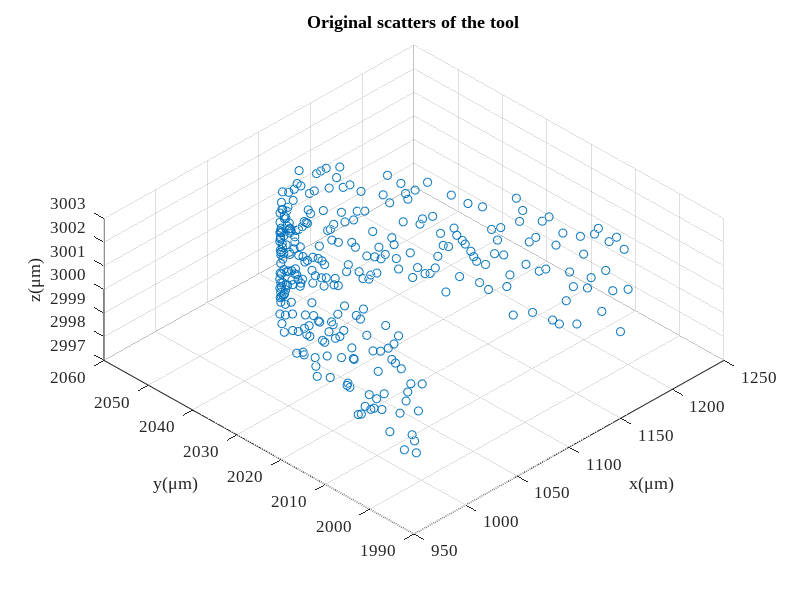

This figure's MATLAB source: (Note: this script raises an error after producing the figure.)
% 给定刀具波纹度拟合曲线和已加工曲面拟合曲线，给定残高，求各个刀位点的切宽
% 方案：先求切宽和残高的定量关系；然后考虑如何移动各个刀位点，微调来获得所要求的残高
if true
    close all;
    clear; clc;
    addpath(genpath('funcs'));
    
    % global variables
    % global textFontSize textFontType unit fitMethod paramMethod;
    workspaceDir = 'workspace/20220925-contrast/nagayama_concentric';
    fitMethod = 'Levenberg-Marquardt';
    paramMethod = 'centripetal';
    unit = '\mum';
    textFontSize = 12;
    textFontType = 'Times New Roman';
end

%% simulation initialization
debug = 3;
switch debug
    case 2 % 2D tool profile simulation
        cx0 = 0*1000; % unit: mu m
        cy0 = 0*1000; % unit: mu m
        r0 = 0.1*1000; % unit: mu m
        noise = 0.03;
        zNoise = 0.01;
        theta = linspace(0,2*pi/3,200);
        r = r0*(1 - noise + 2*noise*rand(1,length(theta)));
        toolOri(1,:) = r.*cos(theta) + cx0;
        toolOri(2,:) = r.*sin(theta) + cy0;
        toolOri(3,:) = zeros(1,length(theta));
        rmse0 = sqrt(...
                    sum(...
                        ((toolOri(1,:) - cx0).^2 + (toolOri(2,:) - cy0).^2 - r0^2).^2) ...
                /length(theta));
        clear theta r;
    case 3 % 3D tool profile simulation
        cx0 = 1*1000; % unit:mu m
        cy0 = 2*1000; % unit:mu m
        cz0 = 3*1000; % unit:mu m
        r0 = 0.1*1000; % unit:mu m
        openAng = pi/3; % unit: rad
        edgePV = 200; % low-frequency error
        k = -edgePV/openAng;
        noise = r0*5e-3; % mid-frequency error
        zNoise = r0*0.05; % data pre-processing error
        theta = linspace(0,openAng,300);
        r = r0 + edgePV/2 + k*theta + (noise*rand(1,length(theta)) - 0.5*noise);
        toolOri(1,:) = cx0 + r.*cos(theta);
        toolOri(2,:) = cy0 + r.*sin(theta);
        toolOri(3,:) = cz0 + (zNoise*rand(1,length(theta)) - 0.5*zNoise);
        rmse0 = sqrt( ...
            sum((toolOri - ndgrid([cx0;cy0;cz0],1:length(theta)).^2),2) ...
            /length(theta));
        clear theta r;
    otherwise
        toolInput = inputdlg({'Tool fitting method','Tool parameterization method', ...
            'Unit','Font type in figure','Font size in figure'}, ...
            'Tool Processing Input', ...
            [1 20; 1 20; 1 20; 1 20; 1 20], ...
            {'Levenberg-Marquardt','centripetal','\mu m','Times New Roman','14'}, ...
            'WindowStyle');
        fitMethod = toolInput{1};
        paramMethod = toolInput{2};
        unit = toolInput{3};
        textFontType = toolInput{4};
        textFontSize = str2double(toolInput{5});
        % tool measurement file loading
        [fileName,dirName] = uigetfile({ ...
            '*.mat','MAT-files(*.mat)'; ...
            '*.txt','text-files(*.txt)'; ...
            '*.*','all files(*.*)'...
            }, ...
            'Select one tool tip measurement data', ...
            'Tool\', ...
            'MultiSelect','off');
        pathName = fullfile(dirName,fileName);
        dataOri = load(pathName); % load from file, n*2 matrix
        % data pre-processing
        toolOri = dataOri;
end

f1 = figure('Name','Original Scatters of the Tool');
% set(0,"Units","centimeters");
% winSize = get(0,"ScreenSize");
% set(gcf,"Units","centimeters");
% figSize = get(gcf,"Position");
% set(gcf,"Position",[(winSize(3) - figSize(3))/2,(winSize(4) - figSize(4))/2, ...
%     8.3,figSize(4)/figSize(3)*8.3]);
scatter3(toolOri(1,:),toolOri(2,:),toolOri(3,:));
hold on; grid on;
% axis equal;
set(gca,'FontSize',textFontSize,'FontName',textFontType);
xlabel(['x(',unit,')']);
ylabel(['y(',unit,')']);
zlabel(['z(',unit,')']);
title('Original scatters of the tool');
view(-45,60);
clear theta theta1 theta2;

%% 由(x,y)图获得刃口圆心半径以及波纹度函数
nCPts = size(toolOri,2);
[radius,openAngle,toolFit] = toolFit3D(toolOri,fitMethod);

% plot the fitting results
f2 = figure('Name','Tool Sharpness Fitting Result');
xLim = 1.1*max(toolFit(1,:));
quiver(-xLim,0,2*xLim,0,'AutoScale','off','Color',[0,0,0],'MaxHeadSize',0.1); % X axis
hold on;
text(0.9*xLim,-.05*radius,'x');
quiver(0,-0.2*radius,0,1.3*radius,'AutoScale','off','Color',[0,0,0],'MaxHeadSize',0.1); % Y axis
text(0.05*xLim,1.05*radius,'y');
plot(toolFit(1,:),toolFit(2,:),'Color',[0,0.45,0.74],'LineWidth',0.75); % tool edge scatters
theta = (pi/2 - openAngle/2):0.01:(pi/2 + openAngle/2);
xtmp = radius*cos(theta);
ytmp = radius*sin(theta);
plot(xtmp,ytmp,'Color',[0.85,0.33,0.10],'LineWidth',1,'LineStyle','--'); % tool edge circle
scatter(0,0,'MarkerFaceColor',[0.85,0.33,0.10],'MarkerEdgeColor',[0.85,0.33,0.10]); % tool edge center
quiver(0,0,0,0.5*radius,'AutoScale','off','Color',[0.93,0.69,0.13], ...
    'LineWidth',2.5,'MaxHeadSize',0.3); % tool edge normal
line([0,xtmp(1)],[0,ytmp(1)],'LineStyle','--','Color',[0.85,0.33,0.10]);
line([0,xtmp(end)],[0,ytmp(end)],'LineStyle','--','Color',[0.85,0.33,0.10]);
% xlim([-1.1*xLim,1.1*xLim]);
axis equal;
% set(gca,'TickLabelInterpreter','tex');
set(gca,'FontSize',textFontSize,'FontName',textFontType);
xlabel(['x(',unit,')']);
ylabel(['y(',unit,')']);
title('Tool fitting result');
legend('','','tool edge','tool fitting arc','tool center', ...
    'tool normal vector','Location','northeast');


%% 分离轮廓误差和波纹度误差
% Cartesian coordinate to cylindrical coordinate
toolTheta = atan2(toolFit(2,:),toolFit(1,:));
toolR = vecnorm(toolFit,2,1);

% plot the geometric error
figure('name','Tool Geometric Error');
t = tiledlayout(2,1);
nexttile;
plot(toolFit(1,:),toolFit(2,:),'Color',[0,0.45,0.74],'LineWidth',0.5); % tool edge scatters
hold on;
plot(xtmp,ytmp,'Color',[0.85,0.33,0.10],'LineWidth',1,'LineStyle','--'); % tool edge circle
xlabel(['x(',unit,')']);
ylabel(['y(',unit,')']);
title('Tool contour');
legend('tool edge','tool fitting arc','Location','northeast');

nexttile;
plot(toolTheta*180/pi - 90,toolR - radius); hold on;
set(gca,'FontSize',textFontSize,'FontName',textFontType);
xlim([-openAngle*180/pi/2,openAngle*180/pi/2]);
title('Tool geometric error');
ylabel({'polar diameter error',['(',unit,')']});
xlabel('central angle \theta(°)');
grid on;

title(t,'Tool Geometric Error');

% fft to filter different geometric error 



% plot the sharness and waviness, respectively
% nexttile;
% plot(toolTheta*180/pi,toolR); hold on;
% set(gca,'FontSize',textFontSize,'FontName',textFontType);
% title('Tool contour error');
% xlabel('central angle \theta(°)');
% ylabel({'polar diameter',['(',unit,')']});

% nexttile;
% plot(toolTheta*180/pi - 90,toolR - radius); hold on;
% set(gca,'FontSize',textFontSize,'FontName',textFontType);
% xlim([-openAngle*180/pi/2,openAngle*180/pi/2]);
% title('Tool waviness error');
% ylabel({'polar diameter error',['(',unit,')']});
% xlabel('central angle \theta(°)');
% grid on;

clear xtmp ytmp theta xLim; % 删除画图的临时变量

%% 车刀轮廓插值 two methods to interpolate
k = 3; % degree of the B-spline
u = 0:0.0002:1;
nPts = length(u);

toolFit = [zeros(1,nCPts);toolFit];
% B-spline interpolate in the polar coordinate
[toolEdgePt,toolBform] = bsplinePts_spapi(toolFit,k,u, ...
    'paramMethod',paramMethod,'cptsType','Cartesian'); 
toolCpts = toolBform.coefs;

% [toolCpts,U] = bSplineCpts(toolFit',k,'chord');
% toolDim = size(toolCpts,2);
% toolPt2 = zeros(nPts,toolDim);
% for i = 1:nPts
%     toolPt2(i,:) = bSplinePt(toolCpts,k,u(i),U);
% end
% toolPt2 = toolPt2';
% 
% plot the difference between the two
% figure('Name','Comparison between the self function and the Mathworks ons');
% tiledlayout(2,1,"TileSpacing","tight","Padding","tight");
% nexttile;
% plot(u',toolPt2(1,:) - toolPt(1,:)); hold on;
% ylabel('\Delta x');
% nexttile;
% plot(u',toolPt2(2,:) - toolPt(2,:)); hold on;
% ylabel('\Delta y');
% xlabel('u');

% plot the interpolation results
figure('Name','Tool Interpolation Results');
plot(toolFit(2,:),toolFit(3,:),'--.', ...
    'MarkerSize',8,'Color',[0,0.447,0.741]); hold on;
plot(toolCpts(2,:),toolCpts(3,:),'x','Color',[0.32,0.55,0.19],'MarkerSize',5);
plot(toolEdgePt(2,:),toolEdgePt(3,:),'Color',[0.635,0.078,0.184]);
axis equal
set(gca,'FontSize',textFontSize,'FontName',textFontType);
xlabel(['y(',unit,')']);
ylabel(['z(',unit,')']);
title('Tool interpolation results')
legend('Measured Pts','Control Pts','Fitting Pts','Location','best');

% h4 = axes('Position',[0.3,0,0.4,0.4]);
% plot(toolFit(2,:),toolFit(3,:),'--.', ...
%     'MarkerSize',8,'Color',[0,0.447,0.741]); hold on;
% plot(toolCpts(2,:),toolCpts(3,:),'x','Color',[0.32,0.55,0.19],'MarkerSize',5);
% plot(toolEdgePt(2,:),toolEdgePt(3,:),'Color',[0.635,0.078,0.184]);
% set(h4,'xtick',[],'xticklabel',[],'ytick',[],'yticklabel',[],'XColor','w','YColor','w');
% annotation('rectangle',[0.51+(l1MaxPrec-0.00025)/2/l1Prec(end),(l2MaxPrec-0.00025)/l2Prec(end),...
%     0.006/l1Prec(end),0.01/l2Prec(end)],'LineStyle','-','Color','w','LineWidth',1);


% plot the interpolation error
% figure('Name','Tool interpolation Error');

%% save the tool interpolation results
center = [0;0;0];
toolEdgeNorm = [0;0;1];
cutDirect = [1;0;0];
toolDirect = [0;1;0];
[toolFileName,toolDirName,toolFileType] = uiputfile({ ...
        '*.mat','MAT-file(*.mat)'; ...
        '*.txt','text-file(.txt)';...
        '*.*','all file(*.*)';...
        }, ...
        'Select the directory and filename to save the tool model', ...
        fullfile(workspaceDir,['toolTheo',datestr(now,'yyyymmddTHHMMSS'),'.mat']));
toolFile = fullfile(toolDirName,toolFileName);
switch toolFileType
    case 0 % no saving files
        msgfig = msgbox("No tool model saved","Warning","warn","modal");
        uiwait(msgfig);
    case 1 % *.mat
        Comments = cell2mat(inputdlg( ...
            'Enter Comment of the tool model:', ...
            'Saving Comments', ...
            [5 60], ...
            string(datestr(now))));
        save(toolFile,"Comments","unit","fitMethod","paramMethod", ... % comments and notes
            "center","radius","openAngle", ... % tool fitting results
            "toolEdgeNorm","toolDirect","cutDirect","toolBform", ... % tool interpolation results
            "toolEdgePt","toolFit"); % auxiliary data
        % toolEdgePt, toolCpts, toolFit are useless in the following process at present
    otherwise
        msgfig = msgbox("File type error","Error","error","modal");
        uiwait(msgfig);
end

%%
% rmpath(genpath('funcs'));